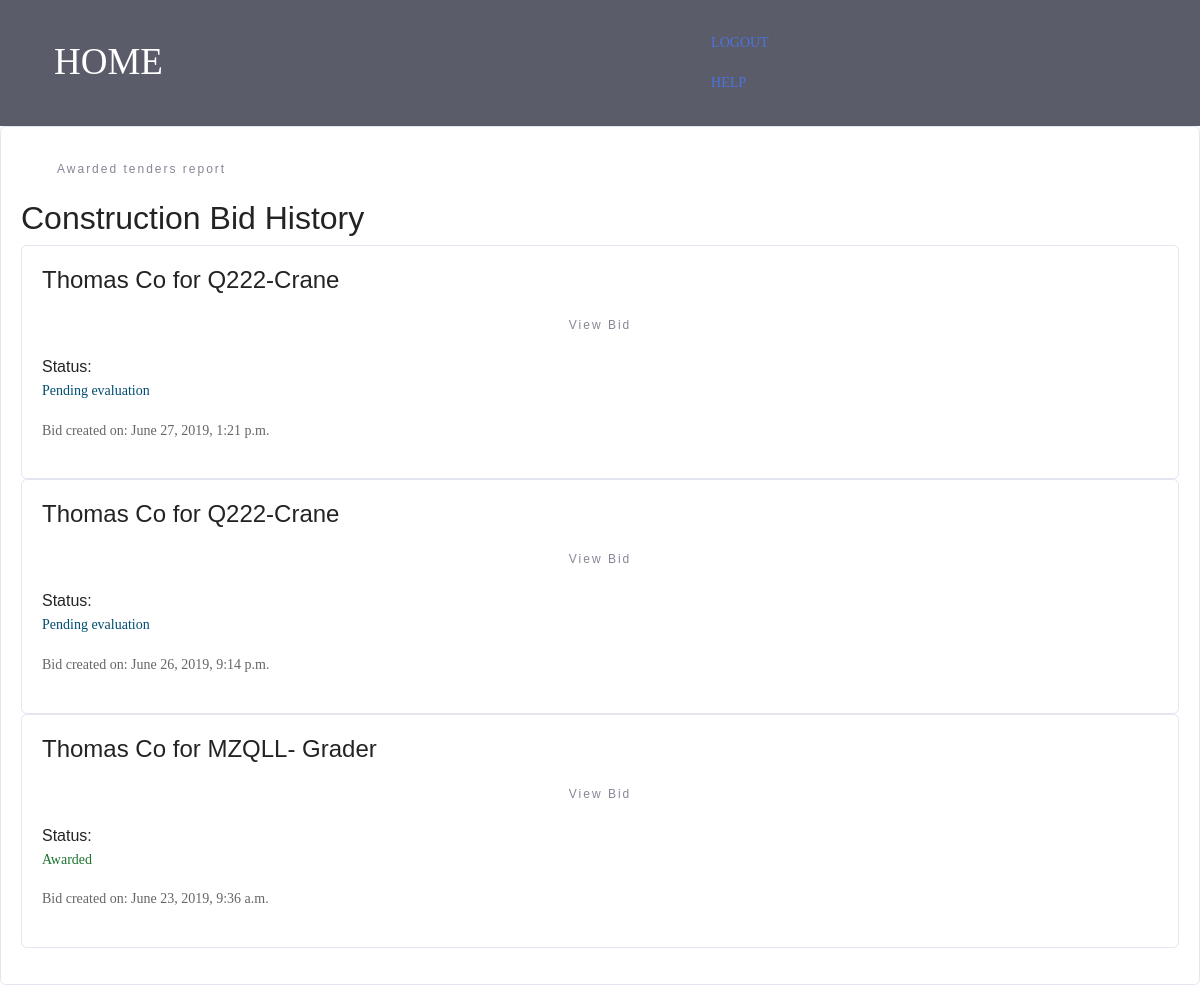
The page /create/bid_historyc/ (signed in) on the database its author committed.
### create_bids/models.py (models this page shows, shortened)
class ConstructionBid(models.Model):
    user = models.ForeignKey("auth.User", on_delete=models.CASCADE)
    Tender_ID = models.ForeignKey(ConstructionTender, on_delete=models.CASCADE)
    Mod = models.CharField(max_length=80)
    Net_power = models.CharField(max_length=80)
    Electric = models.CharField(max_length=80)
    Engine = models.CharField(max_length=80, default="No")
    Operating_weight = models.CharField(max_length=80)
    Certification = models.CharField(max_length=80)
    Quote_amount = models.PositiveIntegerField()
    bid_award = models.CharField(max_length=10, default='null')
    date_created = models.DateTimeField(auto_now=True)
    Bid_documents_url = models.FileField(upload_to='bid/documents/', null=True, blank=True)
    def __str__(self):
        return f"{self.user.profile.company_name} for {self.Tender_ID.Mod}"
    class Meta:
        ordering = ['-date_created']

### core/models.py (models this page shows, shortened)
class Profile(models.Model):
    user = models.OneToOneField(User, on_delete=models.CASCADE)
    account_type = models.CharField(max_length=500, blank=False)
    company_name = models.CharField(max_length=30, blank=False)
    creationDate = models.DateField(auto_now=True)

### create_tender/models.py (models this page shows, shortened)
class ConstructionTender(models.Model):
    user = models.ForeignKey("auth.User", on_delete=models.CASCADE)
    Mod = models.CharField(max_length=80)
    Net_power = models.CharField(max_length=80)
    Electric = models.CharField(max_length=80)
    Engine = models.CharField(max_length=80, default="No")
    Operating_weight = models.CharField(max_length=80)
    Certification = models.CharField(max_length=80)
    Quantity = models.PositiveIntegerField()
    tender_award = models.CharField(max_length=10, default="No")
    date_created = models.DateField(auto_now=True)
    is_active = models.CharField(max_length=10, default='Yes')
    class Meta:
        ordering = ['-date_created']

### create_bids/views.py (the view)
@login_required
def my_bids_c(request):
    context = {
        'constbid': ConstructionBid.objects.filter(user=request.user),
        'bids': Bids.objects.filter(user=request.user)
    }
    return render(request, 'create_bids/bidHistoryC.html', context)

### templates/create_bids/bidHistoryC.html (shortened to what this page needs)
<html lang="en">
<head>
    {% load static %}
    <link href="{% static "create_tender/css/bootstrap.min.css" %}" rel="stylesheet">
    <link href="{% static "create_tender/css/main.css" %}" rel="stylesheet">
    <link href="{% static 'create_tender/vendor/mdi-font/css/material-design-iconic-font.min.css' %}" rel="stylesheet"
          media="all">
    <link rel="stylesheet" href="{% static 'home/assets/bootstrap/css/bootstrap.min.css' %}">
    <link rel="stylesheet" href="{% static 'home/assets/socicon/css/socicon.min.css' %}">
    <link rel="stylesheet" href="{% static 'home/assets/theme/css/style.css' %}">
    <link rel="stylesheet" href="{% static 'home/assets/animate.css/animate.min.css' %}">
</head>
<body>
<nav class="navbar bg-dark navbar-fixed-top">
    <div class="container">
        <div class="mbr-table">
            <div class="mbr-table-cell">
                <div class="navbar-brand">
                    <a class="mbr-iconfont mbr-iconfont-menu navbar-caption"
                       href="{% url 'bidderHome' %}">HOME</a>
                </div>
            </div>
            <div class="mbr-table-cell" style="padding: 15px">
                <div class="pull-xs-right nav navbar-nav navbar-toggleable-sm"
                     id="exCollapsingNavbar">
                    <a class="nav-link link" href="{% url 'logout' %}">LOGOUT</a>
                </div>
                <div class="pull-xs-right nav navbar-nav navbar-toggleable-sm" style="padding-right: 15px"
                     id="exCollapsingNavbar">
                    <a class="nav-link link" target="_blank" href="{% url 'help' %}">HELP</a>
                </div>
            </div>
        </div>
    </div>
</nav>
<div class="page-wrapper bg-blue p-t-100 p-b-100 font-robo">
    <div class="wrapper wrapper--w680">
        <div class="card card-1">
            <div class="card-body">
                <a href="{% url 'awRepb' %}" target="_blank" class="btn--def btn--radius btn">Awarded tenders report</a>
                <h2 class="title">Construction Bid History</h2>
                <ul>
                    {% for bid in constbid %}
                        {% if bid.bid_award == 'Yes' %}
                            <div class="card card-1 card-body">
                                <h4>{{ bid }}</h4>
                                <a href="{% url 'constBidUpdate' bid.id %}" class="btn--green btn--radius btn">View
                                    Bid</a>
                                <div>Status: <p style="color: #1c7430">Awarded</p></div>
                                <p>Bid created on: {{ bid.date_created }}</p>
                            </div>
                        {% elif bid.bid_award == 'null' %}
                            <div class="card card-1 card-body">
                                <h4>{{ bid }}</h4>
                                <a href="{% url 'constBidUpdate' bid.id %}" class="btn--green btn--radius btn">View
                                    Bid</a>
                                <div>Status: <p style="color: #004e72">Pending evaluation</p></div>
                                <p>Bid created on: {{ bid.date_created }}</p>
                            </div>
                        {% endif %}
                    {% empty %}
                        <li>No Bids Made yet</li>
                    {% endfor %}
                </ul>
            </div>
        </div>
    </div>
</div>
</body>
</html>

### static/login/css/main.css (style rules this page uses)
* { margin: 0px; padding: 0px; box-sizing: border-box; }
body, html { height: 100%; font-family: Poppins-Regular, sans-serif; }
a { font-family: Poppins-Regular; font-size: 14px; line-height: 1.7; color: #666666; margin: 0px; transition: all 0.4s; -webkit-transition: all 0.4s; -o-transition: all 0.4s; -moz-transition: all 0.4s; }
h1,h2,h3,h4,h5,h6 { margin: 0px; }
p { font-family: Poppins-Regular; font-size: 14px; line-height: 1.7; color: #666666; margin: 0px; }
ul, li { margin: 0px; list-style-type: none; }

### static/home/assets/theme/css/style.css (style rules this page uses)
.container { position: relative; }
.btn { margin-bottom: 0.5rem; }
.btn { font-family: 'Montserrat', sans-serif; font-weight: 500; letter-spacing: 2px; padding: 0.75rem 2.1875rem; font-size: 0.75rem; line-height: 1.5; border-radius: 3px; -webkit-transition: all .3s ease-in-out; -moz-transition: all .3s ease-in-out; transition: all .3s ease-in-out; }
body { font-family: 'Raleway', sans-serif; color: #232323; }
h1, h2, h3, h4, h5, h6, .h1, .h2, .h3, .h4, .h5, .h6, .display-1, .display-2, .display-3, .display-4 { font-family: 'Montserrat', sans-serif; word-break: break-word; word-wrap: break-word; }
.mbr-table { display: table; width: 100%; }
.mbr-table-cell { display: table-cell; float: none; padding-bottom: 0; padding-top: 0; position: relative; vertical-align: middle; }
.mbr-iconfont.mbr-iconfont-menu, .mbr-iconfont.mbr-iconfont-ext__menu { font-size: 37px; text-decoration: none; color: #fff; }

### rows shown on the page
ConstructionBid: user+Tender_ID "Thomas Co for Q222-Crane", date_created "June 27, 2019, 1:21 p.m."
ConstructionBid: user+Tender_ID "Thomas Co for Q222-Crane", date_created "June 26, 2019, 9:14 p.m."
ConstructionBid: user+Tender_ID "Thomas Co for MZQLL- Grader", date_created "June 23, 2019, 9:36 a.m."
